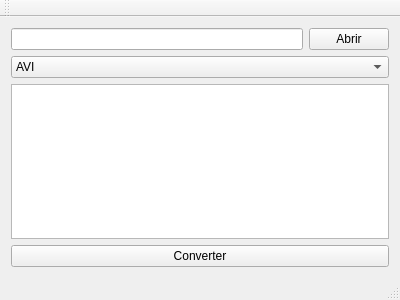
<?xml version="1.0" encoding="UTF-8"?>
<ui version="4.0">
 <class>MainWindow</class>
 <widget class="QMainWindow" name="MainWindow">
  <property name="geometry">
   <rect>
    <x>0</x>
    <y>0</y>
    <width>400</width>
    <height>300</height>
   </rect>
  </property>
  <property name="windowTitle">
   <string>Conversor de Vídeos</string>
  </property>
  <widget class="QWidget" name="centralWidget">
   <layout class="QVBoxLayout" name="verticalLayout">
    <item>
     <layout class="QHBoxLayout" name="horizontalLayout">
      <item>
       <widget class="QLineEdit" name="lineEdit"/>
      </item>
      <item>
       <widget class="QPushButton" name="abrirBtn">
        <property name="text">
         <string>Abrir</string>
        </property>
       </widget>
      </item>
     </layout>
    </item>
    <item>
     <widget class="QComboBox" name="comboBox">
      <item>
       <property name="text">
        <string>AVI</string>
       </property>
      </item>
      <item>
       <property name="text">
        <string>MP4</string>
       </property>
      </item>
      <item>
       <property name="text">
        <string>MOV</string>
       </property>
      </item>
     </widget>
    </item>
    <item>
     <widget class="QTextEdit" name="textEdit"/>
    </item>
    <item>
     <widget class="QPushButton" name="converterBtn">
      <property name="text">
       <string>Converter</string>
      </property>
     </widget>
    </item>
   </layout>
  </widget>
  <widget class="QMenuBar" name="menuBar">
   <property name="geometry">
    <rect>
     <x>0</x>
     <y>0</y>
     <width>400</width>
     <height>21</height>
    </rect>
   </property>
  </widget>
  <widget class="QToolBar" name="mainToolBar">
   <attribute name="toolBarArea">
    <enum>TopToolBarArea</enum>
   </attribute>
   <attribute name="toolBarBreak">
    <bool>false</bool>
   </attribute>
  </widget>
  <widget class="QStatusBar" name="statusBar"/>
 </widget>
 <layoutdefault spacing="6" margin="11"/>
 <resources/>
 <connections/>
</ui>
